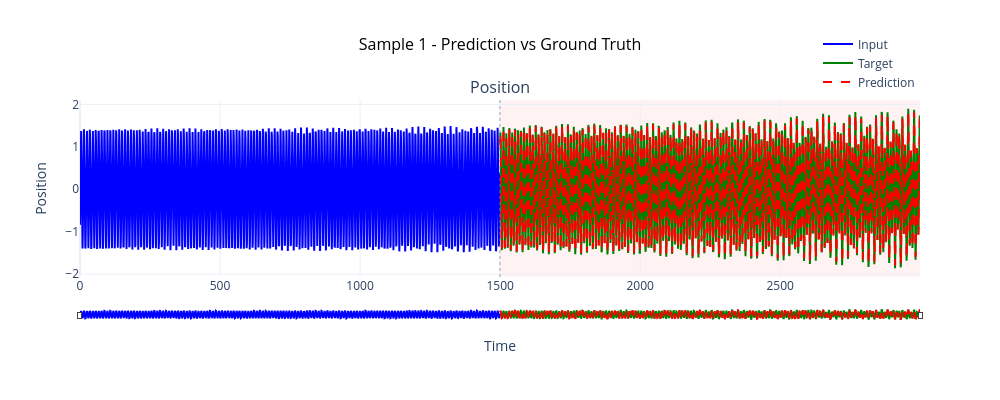
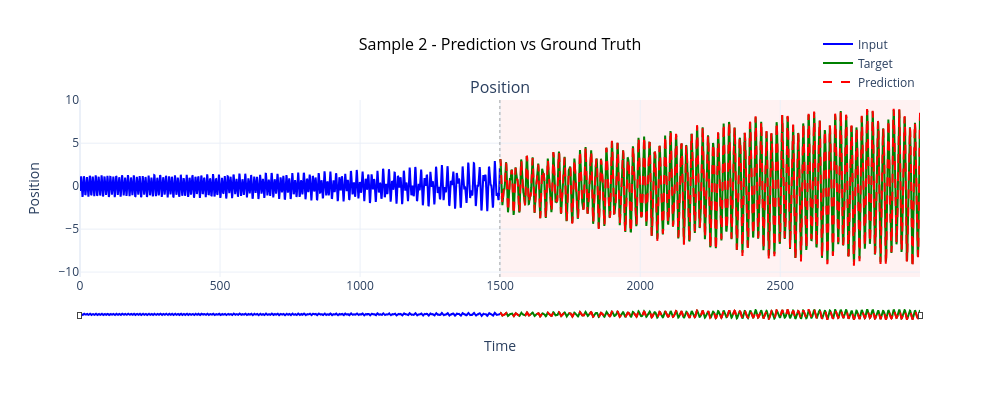
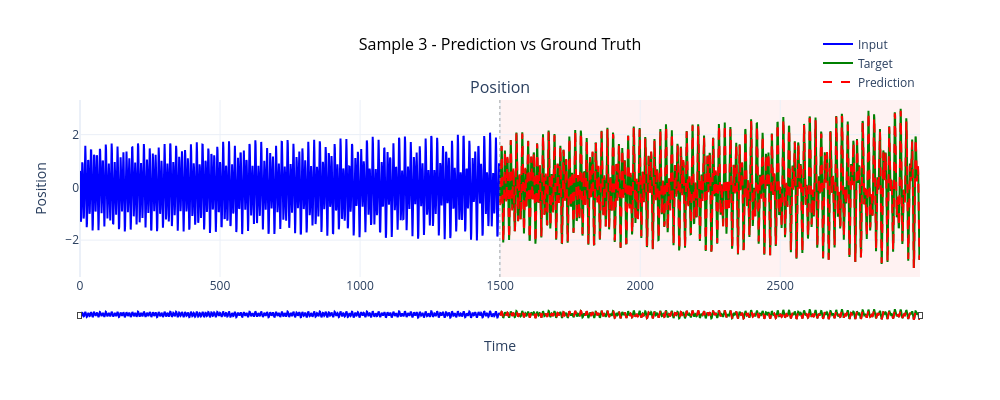
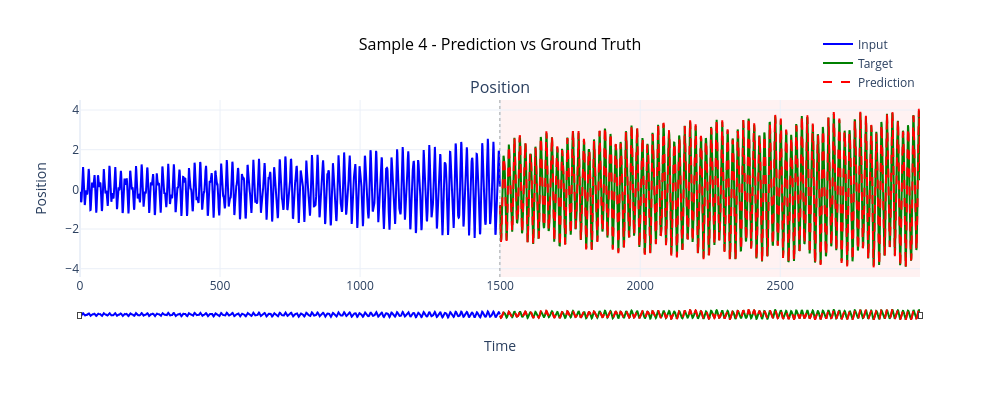

The notebook cell these images were saved under, in order:
### Markdown cell above
## 10. Visualize Predictions

### Code cell
# Concatenate results for visualization
visualizer = VibrationVisualizer2(figsize=(1000, 400))

# Plot sample predictions
n_samples = min(10, len(predictions))
di = 0

for i in range(n_samples):
    # Create dummy input (use first part of target)
    input_data = features[i+di, :, 0:1]
    target_data = targets[i+di, :, 0:1]
    predicted_data = predictions[i+di, :, 0:1]

    fig = visualizer.plot_trajectory_comparison(
        input_data,
        target_data,
        predicted_data,
        title=f'Sample {i+1} - Prediction vs Ground Truth'
    )
    plt.show()

### Figure 1 — Plotly figure (JSON) as saved in the notebook; plotly's stock layout.template omitted (floating-point values rounded to 4 significant figures; data arrays with more than 128 entries replaced by an {"elided": "..."} marker saying what was removed)
{"data": [{"hovertemplate": "Time: %{x:.2f}<br>Value: %{y:.4f}<extra></extra>", "legendgroup": "group0", "line": {"color": "blue", "width": 2}, "mode": "lines", "name": "Input", "showlegend": true, "type": "scatter", "x": {"elided": "1500 int values"}, "xaxis": "x", "y": {"elided": "1500 float values"}, "yaxis": "y"}, {"hovertemplate": "Time: %{x:.2f}<br>Value: %{y:.4f}<extra></extra>", "legendgroup": "group0", "line": {"color": "green", "width": 2}, "mode": "lines", "name": "Target", "showlegend": true, "type": "scatter", "x": {"elided": "1500 int values"}, "xaxis": "x", "y": {"elided": "1500 float values"}, "yaxis": "y"}, {"hovertemplate": "Time: %{x:.2f}<br>Value: %{y:.4f}<extra></extra>", "legendgroup": "group0", "line": {"color": "red", "dash": "dash", "width": 2}, "mode": "lines", "name": "Prediction", "showlegend": true, "type": "scatter", "x": {"elided": "1500 int values"}, "xaxis": "x", "y": {"elided": "1500 float values"}, "yaxis": "y"}], "layout": {"annotations": [{"font": {"size": 16}, "showarrow": false, "text": "Position", "x": 0.5, "xanchor": "center", "xref": "paper", "y": 1, "yanchor": "bottom", "yref": "paper"}], "height": 400, "hovermode": "x unified", "legend": {"orientation": "h", "x": 1, "xanchor": "right", "y": 1.02, "yanchor": "bottom"}, "shapes": [{"line": {"color": "gray", "dash": "dot", "width": 1}, "opacity": 0.7, "type": "line", "x0": 1499, "x1": 1499, "xref": "x", "y0": 0, "y1": 1, "yref": "y domain"}, {"fillcolor": "red", "layer": "below", "line": {"width": 0}, "opacity": 0.05, "type": "rect", "x0": 1500, "x1": 2999, "xref": "x", "y0": 0, "y1": 1, "yref": "y domain"}], "showlegend": true, "title": {"font": {"color": "black", "size": 16}, "text": "Sample 1 - Prediction vs Ground Truth", "x": 0.5, "xanchor": "center"}, "width": 1000, "xaxis": {"anchor": "y", "domain": [0, 1], "rangeslider": {"thickness": 0.05, "visible": true}, "title": {"text": "Time"}}, "yaxis": {"anchor": "x", "domain": [0, 1], "title": {"text": "Position"}}}}

### Figure 2 — Plotly figure (JSON) as saved in the notebook; plotly's stock layout.template omitted (floating-point values rounded to 4 significant figures; data arrays with more than 128 entries replaced by an {"elided": "..."} marker saying what was removed)
{"data": [{"hovertemplate": "Time: %{x:.2f}<br>Value: %{y:.4f}<extra></extra>", "legendgroup": "group0", "line": {"color": "blue", "width": 2}, "mode": "lines", "name": "Input", "showlegend": true, "type": "scatter", "x": {"elided": "1500 int values"}, "xaxis": "x", "y": {"elided": "1500 float values"}, "yaxis": "y"}, {"hovertemplate": "Time: %{x:.2f}<br>Value: %{y:.4f}<extra></extra>", "legendgroup": "group0", "line": {"color": "green", "width": 2}, "mode": "lines", "name": "Target", "showlegend": true, "type": "scatter", "x": {"elided": "1500 int values"}, "xaxis": "x", "y": {"elided": "1500 float values"}, "yaxis": "y"}, {"hovertemplate": "Time: %{x:.2f}<br>Value: %{y:.4f}<extra></extra>", "legendgroup": "group0", "line": {"color": "red", "dash": "dash", "width": 2}, "mode": "lines", "name": "Prediction", "showlegend": true, "type": "scatter", "x": {"elided": "1500 int values"}, "xaxis": "x", "y": {"elided": "1500 float values"}, "yaxis": "y"}], "layout": {"annotations": [{"font": {"size": 16}, "showarrow": false, "text": "Position", "x": 0.5, "xanchor": "center", "xref": "paper", "y": 1, "yanchor": "bottom", "yref": "paper"}], "height": 400, "hovermode": "x unified", "legend": {"orientation": "h", "x": 1, "xanchor": "right", "y": 1.02, "yanchor": "bottom"}, "shapes": [{"line": {"color": "gray", "dash": "dot", "width": 1}, "opacity": 0.7, "type": "line", "x0": 1499, "x1": 1499, "xref": "x", "y0": 0, "y1": 1, "yref": "y domain"}, {"fillcolor": "red", "layer": "below", "line": {"width": 0}, "opacity": 0.05, "type": "rect", "x0": 1500, "x1": 2999, "xref": "x", "y0": 0, "y1": 1, "yref": "y domain"}], "showlegend": true, "title": {"font": {"color": "black", "size": 16}, "text": "Sample 2 - Prediction vs Ground Truth", "x": 0.5, "xanchor": "center"}, "width": 1000, "xaxis": {"anchor": "y", "domain": [0, 1], "rangeslider": {"thickness": 0.05, "visible": true}, "title": {"text": "Time"}}, "yaxis": {"anchor": "x", "domain": [0, 1], "title": {"text": "Position"}}}}

### Figure 3 — Plotly figure (JSON) as saved in the notebook; plotly's stock layout.template omitted (floating-point values rounded to 4 significant figures; data arrays with more than 128 entries replaced by an {"elided": "..."} marker saying what was removed)
{"data": [{"hovertemplate": "Time: %{x:.2f}<br>Value: %{y:.4f}<extra></extra>", "legendgroup": "group0", "line": {"color": "blue", "width": 2}, "mode": "lines", "name": "Input", "showlegend": true, "type": "scatter", "x": {"elided": "1500 int values"}, "xaxis": "x", "y": {"elided": "1500 float values"}, "yaxis": "y"}, {"hovertemplate": "Time: %{x:.2f}<br>Value: %{y:.4f}<extra></extra>", "legendgroup": "group0", "line": {"color": "green", "width": 2}, "mode": "lines", "name": "Target", "showlegend": true, "type": "scatter", "x": {"elided": "1500 int values"}, "xaxis": "x", "y": {"elided": "1500 float values"}, "yaxis": "y"}, {"hovertemplate": "Time: %{x:.2f}<br>Value: %{y:.4f}<extra></extra>", "legendgroup": "group0", "line": {"color": "red", "dash": "dash", "width": 2}, "mode": "lines", "name": "Prediction", "showlegend": true, "type": "scatter", "x": {"elided": "1500 int values"}, "xaxis": "x", "y": {"elided": "1500 float values"}, "yaxis": "y"}], "layout": {"annotations": [{"font": {"size": 16}, "showarrow": false, "text": "Position", "x": 0.5, "xanchor": "center", "xref": "paper", "y": 1, "yanchor": "bottom", "yref": "paper"}], "height": 400, "hovermode": "x unified", "legend": {"orientation": "h", "x": 1, "xanchor": "right", "y": 1.02, "yanchor": "bottom"}, "shapes": [{"line": {"color": "gray", "dash": "dot", "width": 1}, "opacity": 0.7, "type": "line", "x0": 1499, "x1": 1499, "xref": "x", "y0": 0, "y1": 1, "yref": "y domain"}, {"fillcolor": "red", "layer": "below", "line": {"width": 0}, "opacity": 0.05, "type": "rect", "x0": 1500, "x1": 2999, "xref": "x", "y0": 0, "y1": 1, "yref": "y domain"}], "showlegend": true, "title": {"font": {"color": "black", "size": 16}, "text": "Sample 3 - Prediction vs Ground Truth", "x": 0.5, "xanchor": "center"}, "width": 1000, "xaxis": {"anchor": "y", "domain": [0, 1], "rangeslider": {"thickness": 0.05, "visible": true}, "title": {"text": "Time"}}, "yaxis": {"anchor": "x", "domain": [0, 1], "title": {"text": "Position"}}}}

### Figure 4 — Plotly figure (JSON) as saved in the notebook; plotly's stock layout.template omitted (floating-point values rounded to 4 significant figures; data arrays with more than 128 entries replaced by an {"elided": "..."} marker saying what was removed)
{"data": [{"hovertemplate": "Time: %{x:.2f}<br>Value: %{y:.4f}<extra></extra>", "legendgroup": "group0", "line": {"color": "blue", "width": 2}, "mode": "lines", "name": "Input", "showlegend": true, "type": "scatter", "x": {"elided": "1500 int values"}, "xaxis": "x", "y": {"elided": "1500 float values"}, "yaxis": "y"}, {"hovertemplate": "Time: %{x:.2f}<br>Value: %{y:.4f}<extra></extra>", "legendgroup": "group0", "line": {"color": "green", "width": 2}, "mode": "lines", "name": "Target", "showlegend": true, "type": "scatter", "x": {"elided": "1500 int values"}, "xaxis": "x", "y": {"elided": "1500 float values"}, "yaxis": "y"}, {"hovertemplate": "Time: %{x:.2f}<br>Value: %{y:.4f}<extra></extra>", "legendgroup": "group0", "line": {"color": "red", "dash": "dash", "width": 2}, "mode": "lines", "name": "Prediction", "showlegend": true, "type": "scatter", "x": {"elided": "1500 int values"}, "xaxis": "x", "y": {"elided": "1500 float values"}, "yaxis": "y"}], "layout": {"annotations": [{"font": {"size": 16}, "showarrow": false, "text": "Position", "x": 0.5, "xanchor": "center", "xref": "paper", "y": 1, "yanchor": "bottom", "yref": "paper"}], "height": 400, "hovermode": "x unified", "legend": {"orientation": "h", "x": 1, "xanchor": "right", "y": 1.02, "yanchor": "bottom"}, "shapes": [{"line": {"color": "gray", "dash": "dot", "width": 1}, "opacity": 0.7, "type": "line", "x0": 1499, "x1": 1499, "xref": "x", "y0": 0, "y1": 1, "yref": "y domain"}, {"fillcolor": "red", "layer": "below", "line": {"width": 0}, "opacity": 0.05, "type": "rect", "x0": 1500, "x1": 2999, "xref": "x", "y0": 0, "y1": 1, "yref": "y domain"}], "showlegend": true, "title": {"font": {"color": "black", "size": 16}, "text": "Sample 4 - Prediction vs Ground Truth", "x": 0.5, "xanchor": "center"}, "width": 1000, "xaxis": {"anchor": "y", "domain": [0, 1], "rangeslider": {"thickness": 0.05, "visible": true}, "title": {"text": "Time"}}, "yaxis": {"anchor": "x", "domain": [0, 1], "title": {"text": "Position"}}}}
